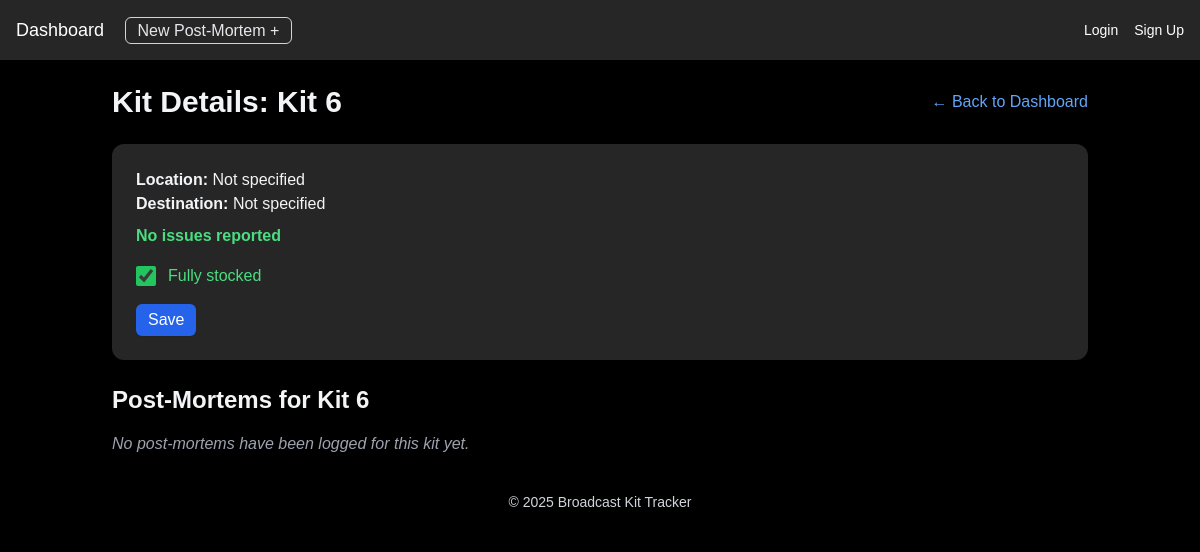
/kit/6/, run on an earlier commit of the app's database.
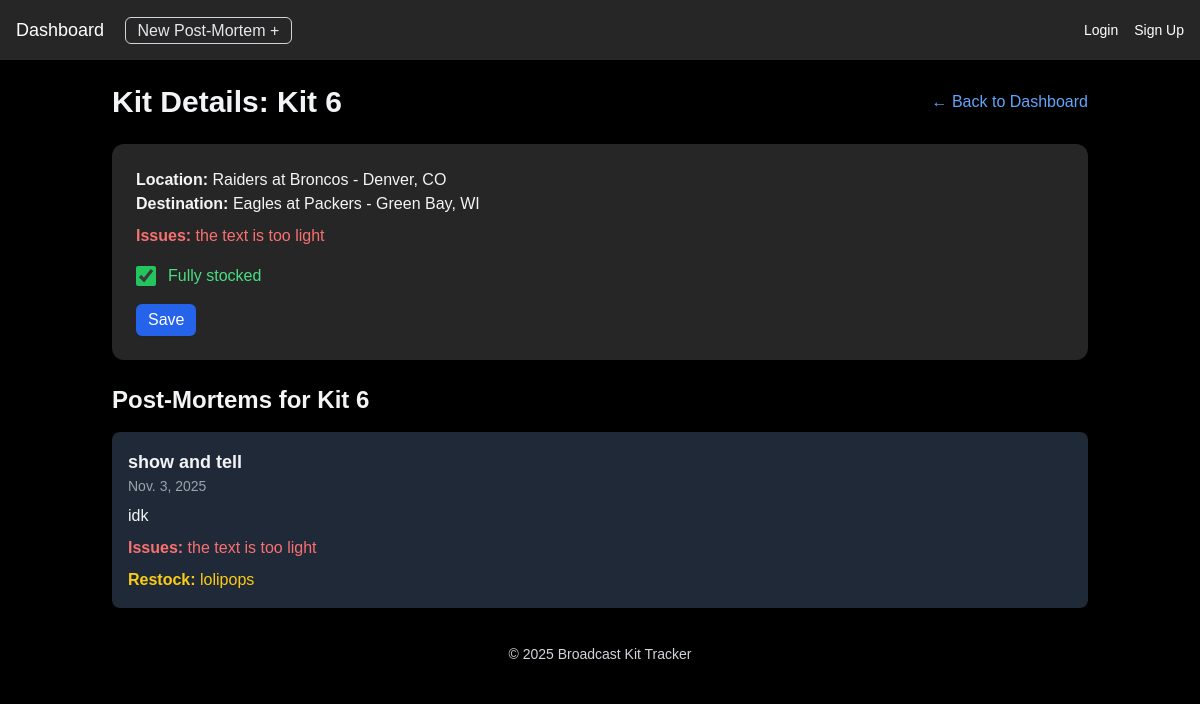
And on a later commit of the database.
### core/models.py (models this page shows, shortened)
class Kit(models.Model):
    name = models.CharField(max_length=120)
    current_location = models.CharField(max_length=100, blank=True, default="")
    destination_location = models.CharField(max_length=100, blank=True, default="")
    issues = models.TextField(blank=True, null=True)
    needs_restock = models.BooleanField(default=False)
    updated_at = models.DateTimeField(auto_now=True)

class PostMortem(models.Model):
    kit = models.ForeignKey(Kit, on_delete=models.CASCADE)
    name = models.CharField(max_length=120, blank=True, null=True)
    event_name = models.CharField(max_length=120)
    event_date = models.DateField()
    summary = models.TextField()
    issues = models.TextField(blank=True, null=True)
    restock = models.TextField(blank=True, null=True)
    created_at = models.DateTimeField(auto_now_add=True)

### core/views.py (the view)
# urls.py: path('kit/<int:kit_id>/', views.view_kit, name='view_kit'),
def view_kit(request, kit_id):
    kit = get_object_or_404(Kit, id=kit_id)
    postmortems = kit.postmortem_set.all().order_by('-event_date')
    latest_pm = postmortems.first()
    return render(request, 'core/view_kit.html', {
        'kit': kit,
        'postmortems': postmortems,
        'latest_pm': latest_pm
    })

### core/context_processors.py (called while the page is built)
def theme_context(request):
    return {'theme': request.session.get('theme', 'light')}

### core/templates/core/view_kit.html (shortened to what this page needs)
{% extends 'core/base.html' %}
{% block content %}
<div class="flex justify-between items-center mb-6">
  <h1 class="text-3xl font-bold text-gray-100">Kit Details: {{ kit.name }}</h1>
  <a href="{% url 'dashboard' %}" class="text-blue-400 hover:underline">← Back to Dashboard</a>
</div>
<div class="bg-neutral-800 p-6 rounded-xl shadow-md mb-6 text-gray-100">
  <p><strong>Location:</strong> {{ kit.current_location|default:"Not specified" }}</p>
  <p><strong>Destination:</strong> {{ kit.destination_location|default:"Not specified" }}</p>
  {% if kit.issues %}
    <p class="text-red-400 mt-2"><strong>Issues:</strong> <span class="text-red-400">{{ kit.issues }}</span></p>
  {% else %}
    <p class="text-green-400 font-semibold mt-2">No issues reported</p>
  {% endif %}
  <form action="{% url 'save_restock_status' kit.id %}" method="post" class="mt-4">
    <div class="flex items-center gap-3">
      <input
        type="checkbox"
        name="needs_restock"
        id="needs_restock"
        class="w-5 h-5 accent-green-500 cursor-pointer"
        {% if not kit.needs_restock %}checked{% endif %}
      >
      {% if kit.needs_restock %}
        <p class="text-red-400 mt-2"><strong>Restock:</strong> {{latest_pm.restock }}</p>
      {% else %}
        <label for="needs_restock" class="font-medium text-green-400">Fully stocked</label>
      {% endif %}
    </div>
    <button type="submit"
            class="mt-4 bg-blue-600 hover:bg-blue-700 text-white font-medium px-3 py-1 rounded-md shadow-sm transition">
      Save
    </button>
  </form>
</div>
<h2 class="text-2xl font-semibold mb-4 text-gray-100">Post-Mortems for {{ kit.name }}</h2>
{% if postmortems %}
  <div class="space-y-4">
    {% for pm in postmortems %}
      <div class="bg-gray-800 p-4 rounded-lg shadow text-gray-100">
        <h3 class="text-lg font-semibold">{{ pm.event_name }}</h3>
        <p class="text-sm text-gray-400">{{ pm.event_date }}</p>
        <p class="mt-2">{{ pm.summary }}</p>
        {% if pm.issues %}
          <p class="text-red-400 mt-2"><strong>Issues:</strong> {{ pm.issues }}</p>
        {% else %}
          <p class="text-green-400 font-semibold mt-2">No issues reported</p>
        {% endif %}
        {% if pm.restock %}
          <p class="text-yellow-400 mt-2"><strong>Restock:</strong> {{ pm.restock }}</p>
        {% endif %}
      </div>
    {% endfor %}
  </div>
{% else %}
  <p class="text-gray-400 italic">No post-mortems have been logged for this kit yet.</p>
{% endif %}
{% endblock %}

What changed in the data, as far as the page shows it:
changed Kit "Kit 6": current_location "Not specified" → "Raiders at Broncos - Denver, CO"; destination_location "Not specified" → "Eagles at Packers - Green Bay, WI"; issues (not shown) → "the text is too light"
added PostMortem: event_name "show and tell", event_date "Nov. 3, 2025", summary "idk", issues "the text is too light", restock "lolipops"
Also different on the page:
text no longer shown: "No issues reported No post-mortems have been logged for this kit yet."
text now shown: "Issues:"
